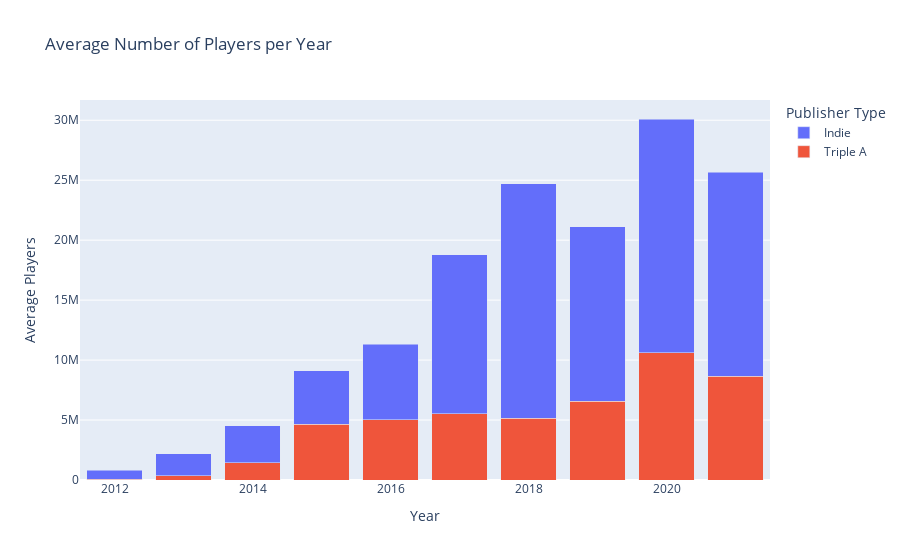

The notebook cell saved with this chart:
### Markdown cell above
Finally, we were interested to see a game's player count over time. A growing playerbase means the game is appealing enough to atract new players and has enough substance to statisfy long-time players.

### Code cell
{
    "tags": [
        "hide_input",
    ]
}

data = pd.read_csv('DATASETS/Valve_Player_Data.csv')

# Example list of triple-A game names
triple_a_games = [
    'Counter Strike: Global Offensive', 'Dota 2', 'PlayerUnknown’s Battlegrounds', 
    'Grand Theft Auto V', 'Apex Legends', 'Destiny 2', 'Rainbow Six Siege', 'Warframe'
]

# Add a new column classifying the games as triple-A or indie
data['Publisher_Type'] = data['name'].apply(lambda x: 'Triple A' if x in triple_a_games else 'Indie')

# Extract the year from the Date column
data['Year'] = pd.to_datetime(data['Date']).dt.year

# Filter out the game 'Dota 2'
filtered_data = data[data['name'] != 'Dota 2']

# Group by year and publisher type
grouped_filtered_data = filtered_data.groupby(['Year', 'Publisher_Type'])['Avg_players'].sum().reset_index()

# Create a pivot table for better plotting
pivot_filtered_data = grouped_filtered_data.pivot(index='Year', columns='Publisher_Type', values='Avg_players').fillna(0)

# Plotting using Plotly
fig = go.Figure(data=[
    go.Bar(name='Triple A', x=pivot_filtered_data.index, y=pivot_filtered_data['Triple A'], marker_color='#EF553B'),
    go.Bar(name='Indie', x=pivot_filtered_data.index, y=pivot_filtered_data['Indie'], marker_color='#636EFA')
])

# Change the bar mode
fig.update_layout(barmode='stack', title='Average Number of Players per Year', 
                  xaxis_title='Year', yaxis_title='Average Players', legend_title='Publisher Type')

fig.show()

### Figure 1 — Plotly figure (JSON) as saved in the notebook; plotly's stock layout.template omitted (floating-point values rounded to 4 significant figures)
{"data": [{"marker": {"color": "#EF553B"}, "name": "Triple A", "type": "bar", "x": [2012, 2013, 2014, 2015, 2016, 2017, 2018, 2019, 2020, 2021], "y": [71360.0, 373900.0, 1444000.0, 4648000.0, 5017000.0, 5530000.0, 5163000.0, 6557000.0, 10610000.0, 8664000.0]}, {"marker": {"color": "#636EFA"}, "name": "Indie", "type": "bar", "x": [2012, 2013, 2014, 2015, 2016, 2017, 2018, 2019, 2020, 2021], "y": [740600.0, 1817000.0, 3062000.0, 4443000.0, 6293000.0, 13240000.0, 19560000.0, 14570000.0, 19490000.0, 16990000.0]}], "layout": {"autosize": true, "barmode": "stack", "legend": {"title": {"text": "Publisher Type"}}, "title": {"text": "Average Number of Players per Year"}, "xaxis": {"autorange": true, "range": [2012.0, 2022.0], "title": {"text": "Year"}, "type": "linear"}, "yaxis": {"autorange": true, "range": [0, 31690000.0], "title": {"text": "Average Players"}, "type": "linear"}}}
